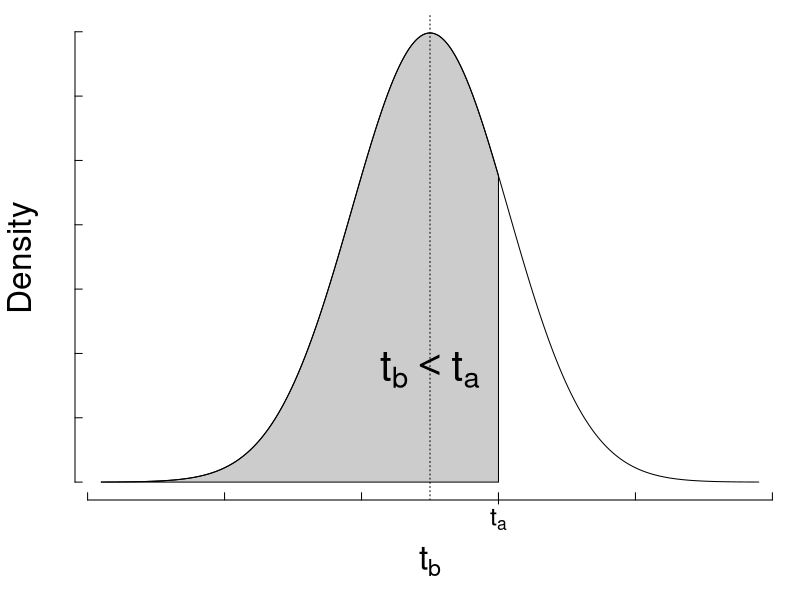

Here is the R script that generated this plot:
###########################################
# Header
oldpar <- par(no.readonly = TRUE)
oldwd <- getwd()
this.dir <- dirname(parent.frame(2)$ofile)
nombre.R <-  sys.frame(1)$ofile
require(tools)
nombre <- print(file_path_sans_ext(nombre.R))
pdf(paste0(nombre,".pdf"),width = 8, height = 5  )
setwd(this.dir)
#setwd("~/gaming/materias/inferencia_bayesiana/trabajoFinal/imagenes")
#####################################

par(mar=c(5,3.75,.75,.75))



beta <- 2000/7
s_1 <- 2000
s_2 <- 1750
tb <-  s_1+s_2
D <- ( -1200+tb):(1200+tb)
ta <- s_1 + s_2 + 250

dnormal <- dnorm(D,s_1+s_2,beta)
plot(D,dnormal, type="l",lwd=1,axes = F,ann = F)

axis(side=2, labels=NA,cex.axis=0.6,tck=0.015)
axis(side=1, labels=NA,cex.axis=0.6,tck=0.015)
axis(lwd=0,side=1, at=0,las=0,cex.axis=1.33,line=-0.6)
axis(lwd=1,side=1, at=ta,labels=expression( t[a] ),las=0,cex.axis=1.5,line=-0.3)

mtext(text ="Density" ,side =2 ,line=2,cex=2)
mtext(text =expression( t[b] ) ,side =1 ,line=3,cex=2)
abline(v=tb,lty=3)

#segments(0,0,0,dnorm(0,s_1+s_2,beta))
base <- rep(0,length(D))
xx <- c(D[D<=ta],rev(D[D<=ta]))
yy <- c(base[D<=ta],rev(dnormal[D<=ta]) )
polygon(xx,yy,col=rgb(0,0,0,0.2))

mid <- length(D)%/%2
h <- dnormal[mid]/4
text(D[mid],h, expression(t[b]<t[a]), col = 1, cex=2.5)

#######################################
# end 
dev.off()
setwd(oldwd)
par(oldpar, new=F)
#########################################